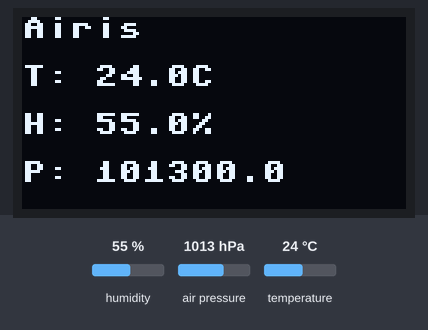
Recording of a program running on a simulated ESP32 board running MicroPython. Parts: 128×64 one-colour display. The test bench sets the inputs (shaded band); at power-on: humidity 55 %, air pressure 1013 hPa, temperature 24 °C. Library files of the repository ran but are not shown: aht20.py, bmp280.py, ssd1306.py.

Above: at 1.2 s.
1.3 s: humidity set to 22 %
At 2.3 s:
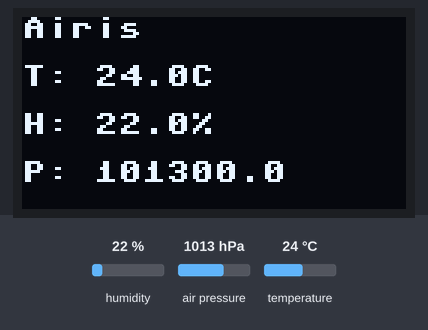
2.8 s: air pressure set to 952 hPa
At 4.0 s:
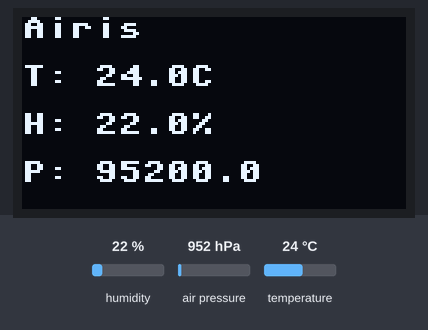
4.3 s: temperature set to 12 °C
At 4.6 s:
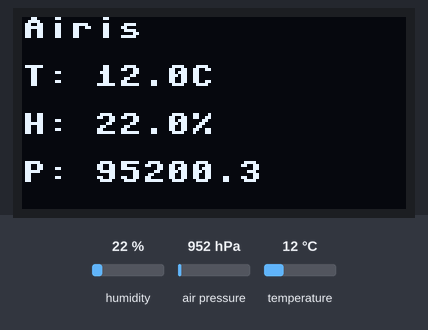
5.8 s: humidity set to 40 %
At 6.4 s:
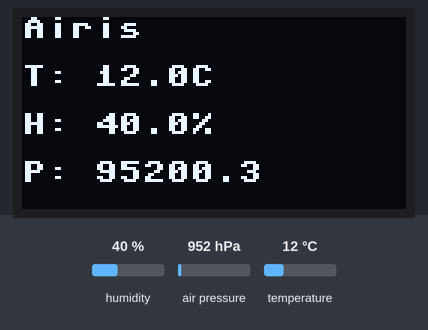
Timing chart, 0 to 8.3 s (numbered marks = the images above; inputs shaded):
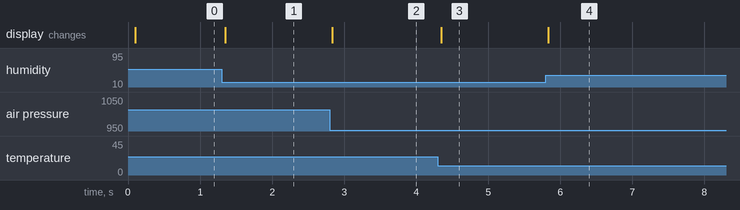

Measured:
- after the input at 1.3 s, the display: changes after 0.05 s (image 1)
- after the input at 2.8 s, the display: changes at once (image 2)
- after the input at 4.3 s, the display: changes after 0.05 s (image 3)
- after the input at 5.8 s, the display: changes at once (image 4)

The program:

main.py
```python
from machine import I2C, Pin

import aht20
import bmp280
import ssd1306

i2c = I2C(0, scl=Pin(5), sda=Pin(4))  # correct for ESP32-C3

sensor = aht20.AHT20(i2c)
oled = ssd1306.SSD1306_I2C(128, 64, i2c)
bmp = bmp280.BMP280(i2c, addr=0x77)

while True:
    oled.fill(0)
    oled.text("Airis", 0, 0)
    oled.text("T: {:.1f}C".format(sensor.temperature), 0, 16)
    oled.text("H: {:.1f}%".format(sensor.relative_humidity), 0, 32)
    oled.text("P: {:.1f}".format(bmp.pressure), 0, 48)
    oled.show()
```
